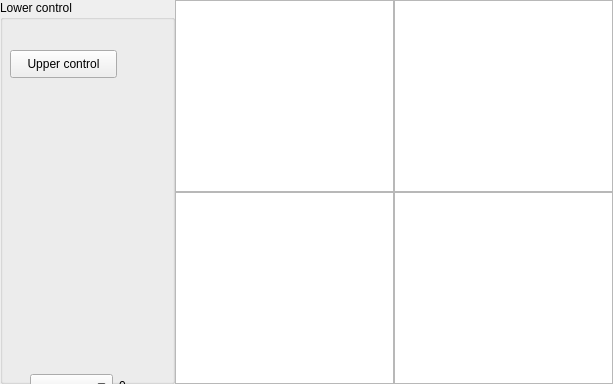
        <widget class="QWidget" name="stackedWidgetControl2">
         <layout class="QHBoxLayout" name="horizontalLayout_16">
          <property name="spacing">
           <number>0</number>
          </property>
          <property name="leftMargin">
           <number>0</number>
          </property>
          <property name="topMargin">
           <number>0</number>
          </property>
          <property name="rightMargin">
           <number>0</number>
          </property>
          <property name="bottomMargin">
           <number>0</number>
          </property>
          <item>
           <layout class="QHBoxLayout" name="horizontalLayout_15" stretch="2,5">
            <property name="spacing">
             <number>0</number>
            </property>
            <item>
             <widget class="QGroupBox" name="groupBox_2">
              <property name="title">
               <string>Lower control</string>
              </property>
              <widget class="QWidget" name="layoutWidget_2">
               <property name="geometry">
                <rect>
                 <x>220</x>
                 <y>20</y>
                 <width>107</width>
                 <height>169</height>
                </rect>
               </property>
               <layout class="QVBoxLayout" name="verticalLayout_3">
                <item>
                 <widget class="QCheckBox" name="depthHoldCheckBox">
                  <property name="enabled">
                   <bool>false</bool>
                  </property>
                  <property name="layoutDirection">
                   <enum>Qt::LeftToRight</enum>
                  </property>
                  <property name="text">
                   <string>Depth Hold</string>
                  </property>
                 </widget>
                </item>
                <item>
                 <layout class="QHBoxLayout" name="horizontalLayout_10" stretch="1,4">
                  <property name="spacing">
                   <number>0</number>
                  </property>
                  <item>
                   <widget class="QLabel" name="labelZd_2">
                    <property name="text">
                     <string>zD</string>
                    </property>
                    <property name="alignment">
                     <set>Qt::AlignCenter</set>
                    </property>
                   </widget>
                  </item>
                  <item>
                   <widget class="QDoubleSpinBox" name="doubleSpinBoxZd_2">
                    <property name="alignment">
                     <set>Qt::AlignRight|Qt::AlignTrailing|Qt::AlignVCenter</set>
                    </property>
                    <property name="decimals">
                     <number>2</number>
                    </property>
                    <property name="minimum">
                     <double>-5.000000000000000</double>
                    </property>
                    <property name="maximum">
                     <double>0.200000000000000</double>
                    </property>
                    <property name="singleStep">
                     <double>0.100000000000000</double>
                    </property>
                    <property name="value">
                     <double>-1.500000000000000</double>
                    </property>
                   </widget>
                  </item>
                 </layout>
                </item>
                <item>
                 <layout class="QHBoxLayout" name="horizontalLayout_11" stretch="1,4">
                  <property name="spacing">
                   <number>0</number>
                  </property>
                  <item>
                   <widget class="QLabel" name="labelKp_2">
                    <property name="text">
                     <string>kP</string>
                    </property>
                    <property name="alignment">
                     <set>Qt::AlignCenter</set>
                    </property>
                   </widget>
                  </item>
                  <item>
                   <widget class="QDoubleSpinBox" name="doubleSpinBoxKp_2">
                    <property name="alignment">
                     <set>Qt::AlignRight|Qt::AlignTrailing|Qt::AlignVCenter</set>
                    </property>
                    <property name="maximum">
                     <double>1000.000000000000000</double>
                    </property>
                    <property name="value">
                     <double>300.000000000000000</double>
                    </property>
                   </widget>
                  </item>
                 </layout>
                </item>
                <item>
                 <layout class="QHBoxLayout" name="horizontalLayout_12" stretch="1,4">
                  <property name="spacing">
                   <number>0</number>
                  </property>
                  <item>
                   <widget class="QLabel" name="labelKi_2">
                    <property name="text">
                     <string>kI</string>
                    </property>
                    <property name="alignment">
                     <set>Qt::AlignCenter</set>
                    </property>
                   </widget>
                  </item>
                  <item>
                   <widget class="QDoubleSpinBox" name="doubleSpinBoxKi_2">
                    <property name="alignment">
                     <set>Qt::AlignRight|Qt::AlignTrailing|Qt::AlignVCenter</set>
                    </property>
                    <property name="maximum">
                     <double>1000.000000000000000</double>
                    </property>
                    <property name="value">
                     <double>20.000000000000000</double>
                    </property>
                   </widget>
                  </item>
                 </layout>
                </item>
                <item>
                 <layout class="QHBoxLayout" name="horizontalLayout_13" stretch="1,4">
                  <property name="spacing">
                   <number>0</number>
                  </property>
                  <item>
                   <widget class="QLabel" name="labelKd_2">
                    <property name="text">
                     <string>kD</string>
                    </property>
                    <property name="alignment">
                     <set>Qt::AlignCenter</set>
                    </property>
                   </widget>
                  </item>
                  <item>
                   <widget class="QDoubleSpinBox" name="doubleSpinBoxKd_2">
                    <property name="alignment">
                     <set>Qt::AlignRight|Qt::AlignTrailing|Qt::AlignVCenter</set>
                    </property>
                    <property name="minimum">
                     <double>-1000.000000000000000</double>
                    </property>
                    <property name="maximum">
                     <double>1000.000000000000000</double>
                    </property>
                    <property name="value">
                     <double>-300.000000000000000</double>
                    </property>
                   </widget>
                  </item>
                 </layout>
                </item>
               </layout>
              </widget>
              <widget class="QWidget" name="layoutWidget_3">
               <property name="geometry">
                <rect>
                 <x>30</x>
                 <y>370</y>
                 <width>131</width>
                 <height>92</height>
                </rect>
               </property>
               <layout class="QVBoxLayout" name="verticalLayout_2" stretch="1,1,1">
                <property name="spacing">
                 <number>0</number>
                </property>
                <item>
                 <layout class="QHBoxLayout" name="horizontalLayout_7" stretch="4,2">
                  <property name="spacing">
                   <number>6</number>
                  </property>
                  <item>
                   <widget class="QComboBox" name="comboBoxL1"/>
                  </item>
                  <item>
                   <widget class="QLabel" name="line1">
                    <property name="text">
                     <string>0</string>
                    </property>
                   </widget>
                  </item>
                 </layout>
                </item>
                <item>
                 <layout class="QHBoxLayout" name="horizontalLayout_8" stretch="4,2">
                  <property name="spacing">
                   <number>6</number>
                  </property>
                  <item>
                   <widget class="QComboBox" name="comboBoxL2"/>
                  </item>
                  <item>
                   <widget class="QLabel" name="line2">
                    <property name="text">
                     <string>0</string>
                    </property>
                   </widget>
                  </item>
                 </layout>
                </item>
                <item>
                 <layout class="QHBoxLayout" name="horizontalLayout_9" stretch="4,2">
                  <property name="spacing">
                   <number>6</number>
                  </property>
                  <item>
                   <widget class="QComboBox" name="comboBoxL3"/>
                  </item>
                  <item>
                   <widget class="QLabel" name="line3">
                    <property name="text">
                     <string>0</string>
                    </property>
                   </widget>
                  </item>
                 </layout>
                </item>
               </layout>
              </widget>
              <widget class="QPushButton" name="upperControlButton">
               <property name="geometry">
                <rect>
                 <x>10</x>
                 <y>50</y>
                 <width>107</width>
                 <height>28</height>
                </rect>
               </property>
               <property name="text">
                <string>Upper control</string>
               </property>
              </widget>
             </widget>
            </item>
            <item>
             <layout class="QGridLayout" name="chartViewGridLayout2">
              <property name="spacing">
               <number>0</number>
              </property>
              <item row="0" column="0">
               <widget class="QGraphicsView" name="pitchView_2">
                <property name="acceptDrops">
                 <bool>false</bool>
                </property>
                <property name="verticalScrollBarPolicy">
                 <enum>Qt::ScrollBarAlwaysOff</enum>
                </property>
                <property name="horizontalScrollBarPolicy">
                 <enum>Qt::ScrollBarAlwaysOff</enum>
                </property>
                <property name="sizeAdjustPolicy">
                 <enum>QAbstractScrollArea::AdjustIgnored</enum>
                </property>
                <property name="interactive">
                 <bool>false</bool>
                </property>
                <property name="alignment">
                 <set>Qt::AlignLeading|Qt::AlignLeft|Qt::AlignTop</set>
                </property>
               </widget>
              </item>
              <item row="0" column="1">
               <widget class="QGraphicsView" name="yawRollView_2">
                <property name="acceptDrops">
                 <bool>false</bool>
                </property>
                <property name="verticalScrollBarPolicy">
                 <enum>Qt::ScrollBarAlwaysOff</enum>
                </property>
                <property name="horizontalScrollBarPolicy">
                 <enum>Qt::ScrollBarAlwaysOff</enum>
                </property>
                <property name="sizeAdjustPolicy">
                 <enum>QAbstractScrollArea::AdjustIgnored</enum>
                </property>
                <property name="interactive">
                 <bool>false</bool>
                </property>
                <property name="alignment">
                 <set>Qt::AlignLeading|Qt::AlignLeft|Qt::AlignTop</set>
                </property>
               </widget>
              </item>
              <item row="1" column="0">
               <widget class="QGraphicsView" name="depthView_2">
                <property name="acceptDrops">
                 <bool>false</bool>
                </property>
                <property name="verticalScrollBarPolicy">
                 <enum>Qt::ScrollBarAlwaysOff</enum>
                </property>
                <property name="horizontalScrollBarPolicy">
                 <enum>Qt::ScrollBarAlwaysOff</enum>
                </property>
                <property name="sizeAdjustPolicy">
                 <enum>QAbstractScrollArea::AdjustIgnored</enum>
                </property>
                <property name="interactive">
                 <bool>false</bool>
                </property>
                <property name="alignment">
                 <set>Qt::AlignLeading|Qt::AlignLeft|Qt::AlignTop</set>
                </property>
               </widget>
              </item>
              <item row="1" column="1">
               <widget class="QGraphicsView" name="pidOutView_2">
                <property name="acceptDrops">
                 <bool>false</bool>
                </property>
                <property name="verticalScrollBarPolicy">
                 <enum>Qt::ScrollBarAlwaysOff</enum>
                </property>
                <property name="horizontalScrollBarPolicy">
                 <enum>Qt::ScrollBarAlwaysOff</enum>
                </property>
                <property name="sizeAdjustPolicy">
                 <enum>QAbstractScrollArea::AdjustIgnored</enum>
                </property>
                <property name="interactive">
                 <bool>false</bool>
                </property>
                <property name="alignment">
                 <set>Qt::AlignLeading|Qt::AlignLeft|Qt::AlignTop</set>
                </property>
               </widget>
              </item>
             </layout>
            </item>
           </layout>
          </item>
         </layout>
        </widget>
